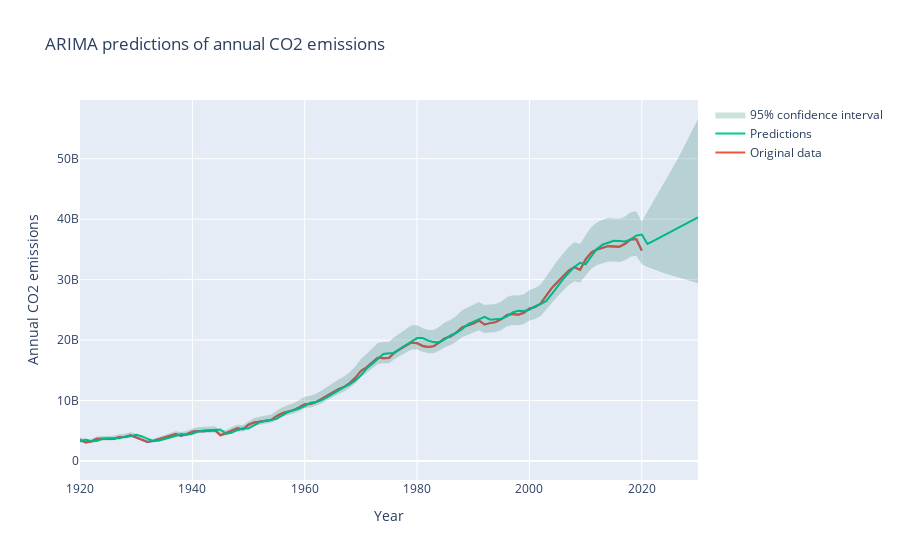

Write notebook code for a chart like this one.
### Markdown cell above
To model the expontential trend in CO2 emissions, the variance and ensure stationarity we chose to model the log-transformed CO2 emissions data with an autoregressive integrated moving average model (ARIMA). To determine the order of the parameters in the ARIMA model we performed a grid search of all parameter combinations in the range of 0 to 7 where the parameter combination with the lowest AIC was chosen. The final model ended up being an ARIMA(1,1,2). I.e. according to the model, next years CO2 emissions is a combination of this year's emissions + an upward trend + the errors the model made this and the previous year.

Below you can investigate the predictions of the ARIMA-model until 2030. The model predicts a small decrease in CO2 emissions in 2021 follow by an upward linear increase for the next 9 years.

### Code cell
# Plot 
fig = px.line(df3, x='Year', y='Annual CO2 emissions', range_x = [1920,2030], title="ARIMA predictions of annual CO2 emissions")
fig.add_scatter(x=df3['Year'], y=df3['Annual CO2 emissions'], mode='lines', name = 'Original data')
fig.add_scatter(x=df3['Year'], y=np.exp(df3['Predictions']), mode='lines', name = 'Predictions')
fig.add_traces([go.Scatter(x = df3['Year'], y = np.exp(df3['CI_upper']),
                           mode = 'lines', line_color = 'rgba(0,0,0,0)',
                           showlegend = False),
                go.Scatter(x = df3['Year'], y = np.exp(df3['CI_lower']),
                           mode = 'lines', line_color = 'rgba(0,0,0,0)',
                           name = '95% confidence interval',
                           fill='tonexty', fillcolor = 'rgba(0,100,80,0.2)')])
fig.show()

### Figure 1 — Plotly figure (JSON) as saved in the notebook; plotly's stock layout.template omitted (floating-point values rounded to 4 significant figures; data arrays with more than 128 entries replaced by an {"elided": "..."} marker saying what was removed)
{"data": [{"hovertemplate": "Year=%{x}<br>Annual CO2 emissions=%{y}<extra></extra>", "legendgroup": "", "line": {"color": "#636efa", "dash": "solid"}, "marker": {"symbol": "circle"}, "mode": "lines", "name": "", "orientation": "v", "showlegend": false, "type": "scatter", "x": {"elided": "281 int values"}, "xaxis": "x", "y": {"elided": "281 int values"}, "yaxis": "y"}, {"mode": "lines", "name": "Original data", "type": "scatter", "x": {"elided": "281 int values"}, "y": {"elided": "281 int values"}}, {"mode": "lines", "name": "Predictions", "type": "scatter", "x": {"elided": "281 int values"}, "y": {"elided": "281 float values"}}, {"line": {"color": "rgba(0,0,0,0)"}, "mode": "lines", "showlegend": false, "type": "scatter", "x": {"elided": "281 int values"}, "y": {"elided": "281 float values"}}, {"fill": "tonexty", "fillcolor": "rgba(0,100,80,0.2)", "line": {"color": "rgba(0,0,0,0)"}, "mode": "lines", "name": "95% confidence interval", "type": "scatter", "x": {"elided": "281 int values"}, "y": {"elided": "281 float values"}}], "layout": {"legend": {"tracegroupgap": 0}, "title": {"text": "ARIMA predictions of annual CO2 emissions"}, "xaxis": {"anchor": "y", "domain": [0, 1], "range": [1920, 2030], "title": {"text": "Year"}}, "yaxis": {"anchor": "x", "domain": [0, 1], "title": {"text": "Annual CO2 emissions"}}}}
